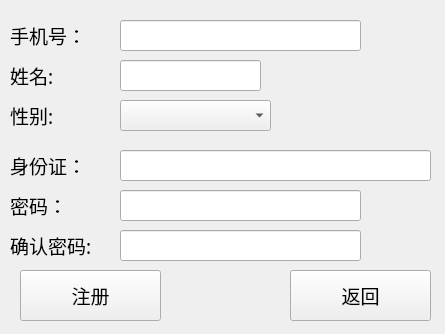
<?xml version="1.0" encoding="UTF-8"?>
<ui version="4.0">
 <class>RegisterWidget</class>
 <widget class="QWidget" name="RegisterWidget">
  <property name="geometry">
   <rect>
    <x>0</x>
    <y>0</y>
    <width>445</width>
    <height>334</height>
   </rect>
  </property>
  <property name="windowTitle">
   <string>Form</string>
  </property>
  <widget class="QLabel" name="label">
   <property name="geometry">
    <rect>
     <x>10</x>
     <y>60</y>
     <width>131</width>
     <height>31</height>
    </rect>
   </property>
   <property name="font">
    <font>
     <family>楷体</family>
     <pointsize>14</pointsize>
    </font>
   </property>
   <property name="text">
    <string>姓名:</string>
   </property>
  </widget>
  <widget class="QLabel" name="label_2">
   <property name="geometry">
    <rect>
     <x>10</x>
     <y>190</y>
     <width>131</width>
     <height>31</height>
    </rect>
   </property>
   <property name="font">
    <font>
     <family>楷体</family>
     <pointsize>14</pointsize>
    </font>
   </property>
   <property name="text">
    <string>密码：</string>
   </property>
  </widget>
  <widget class="QLabel" name="label_3">
   <property name="geometry">
    <rect>
     <x>10</x>
     <y>230</y>
     <width>131</width>
     <height>31</height>
    </rect>
   </property>
   <property name="font">
    <font>
     <family>楷体</family>
     <pointsize>14</pointsize>
    </font>
   </property>
   <property name="text">
    <string>确认密码:</string>
   </property>
  </widget>
  <widget class="QLabel" name="label_4">
   <property name="geometry">
    <rect>
     <x>10</x>
     <y>100</y>
     <width>131</width>
     <height>31</height>
    </rect>
   </property>
   <property name="font">
    <font>
     <family>楷体</family>
     <pointsize>14</pointsize>
    </font>
   </property>
   <property name="text">
    <string>性别:</string>
   </property>
  </widget>
  <widget class="QLabel" name="label_5">
   <property name="geometry">
    <rect>
     <x>10</x>
     <y>20</y>
     <width>131</width>
     <height>31</height>
    </rect>
   </property>
   <property name="font">
    <font>
     <family>楷体</family>
     <pointsize>14</pointsize>
    </font>
   </property>
   <property name="text">
    <string>手机号：</string>
   </property>
  </widget>
  <widget class="QLabel" name="label_6">
   <property name="geometry">
    <rect>
     <x>10</x>
     <y>150</y>
     <width>131</width>
     <height>31</height>
    </rect>
   </property>
   <property name="font">
    <font>
     <family>楷体</family>
     <pointsize>14</pointsize>
    </font>
   </property>
   <property name="text">
    <string>身份证：</string>
   </property>
  </widget>
  <widget class="QLineEdit" name="lineEdit_call">
   <property name="geometry">
    <rect>
     <x>120</x>
     <y>20</y>
     <width>241</width>
     <height>31</height>
    </rect>
   </property>
   <property name="font">
    <font>
     <family>楷体</family>
     <pointsize>12</pointsize>
    </font>
   </property>
  </widget>
  <widget class="QLineEdit" name="lineEdit_name">
   <property name="geometry">
    <rect>
     <x>120</x>
     <y>60</y>
     <width>141</width>
     <height>31</height>
    </rect>
   </property>
   <property name="font">
    <font>
     <family>楷体</family>
     <pointsize>12</pointsize>
    </font>
   </property>
  </widget>
  <widget class="QComboBox" name="comboBox_sex">
   <property name="geometry">
    <rect>
     <x>120</x>
     <y>100</y>
     <width>151</width>
     <height>31</height>
    </rect>
   </property>
  </widget>
  <widget class="QLineEdit" name="lineEdit_idcard">
   <property name="geometry">
    <rect>
     <x>120</x>
     <y>150</y>
     <width>311</width>
     <height>31</height>
    </rect>
   </property>
   <property name="font">
    <font>
     <family>楷体</family>
     <pointsize>12</pointsize>
    </font>
   </property>
  </widget>
  <widget class="QLineEdit" name="lineEdit_passwd">
   <property name="geometry">
    <rect>
     <x>120</x>
     <y>190</y>
     <width>241</width>
     <height>31</height>
    </rect>
   </property>
   <property name="font">
    <font>
     <family>楷体</family>
     <pointsize>12</pointsize>
    </font>
   </property>
   <property name="echoMode">
    <enum>QLineEdit::Password</enum>
   </property>
  </widget>
  <widget class="QLineEdit" name="lineEdit_passwd2">
   <property name="geometry">
    <rect>
     <x>120</x>
     <y>230</y>
     <width>241</width>
     <height>31</height>
    </rect>
   </property>
   <property name="font">
    <font>
     <family>楷体</family>
     <pointsize>12</pointsize>
    </font>
   </property>
   <property name="echoMode">
    <enum>QLineEdit::Password</enum>
   </property>
  </widget>
  <widget class="QPushButton" name="pb_back">
   <property name="geometry">
    <rect>
     <x>290</x>
     <y>270</y>
     <width>141</width>
     <height>51</height>
    </rect>
   </property>
   <property name="font">
    <font>
     <family>楷体</family>
     <pointsize>14</pointsize>
    </font>
   </property>
   <property name="text">
    <string>返回</string>
   </property>
  </widget>
  <widget class="QPushButton" name="pb_register">
   <property name="geometry">
    <rect>
     <x>20</x>
     <y>270</y>
     <width>141</width>
     <height>51</height>
    </rect>
   </property>
   <property name="font">
    <font>
     <family>楷体</family>
     <pointsize>14</pointsize>
    </font>
   </property>
   <property name="text">
    <string>注册</string>
   </property>
  </widget>
 </widget>
 <resources/>
 <connections/>
</ui>
